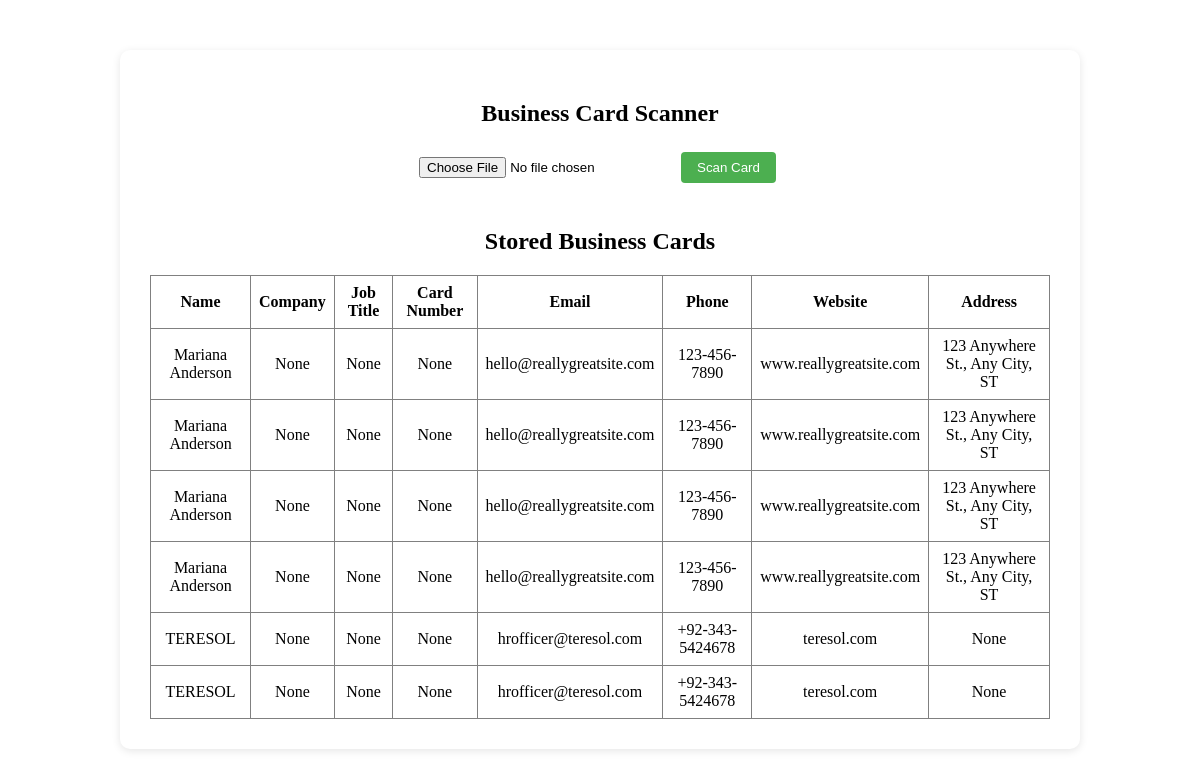
The page / on the database its author committed.
### tables this page shows
CREATE TABLE business_cards (
                    id INTEGER PRIMARY KEY AUTOINCREMENT,
                    name TEXT,
                    company TEXT,
                    job_title TEXT,
                    card_number INTEGER UNIQUE,
                    email TEXT,
                    phone_number TEXT,
                    address TEXT,
                    website TEXT,
                    raw_text TEXT
                );

### app.py (the view)
@app.route('/')
def index():
    db = get_db()
    cursor = db.cursor()
    cursor.execute('SELECT id, name, company, job_title, card_number, email, phone_number, address, website, raw_text FROM business_cards')
    cards = cursor.fetchall()
    return render_template('index.html', cards=cards)

### app.py (called while the page is built)
def get_db():
    db = getattr(g, '_database', None)
    if db is None:
        db = g._database = sqlite3.connect('cards.db')
    return db

@app.teardown_appcontext
def close_connection(exception):
    db = getattr(g, '_database', None)
    if db is not None:
        db.close()

### templates/index.html (shortened to what this page needs)
<!DOCTYPE html>
<html lang="en">
<head>
</head>
<body>
    <div class="scanner-container">
        <h2>Business Card Scanner</h2>
        <div id="upload-section">
            <form id="uploadForm" enctype="multipart/form-data">
                <input type="file" name="image" accept="image/*" required>
                <button type="submit">Scan Card</button>
            </form>
        </div>
        <div id="storedCardsSection" style="margin-top:40px; width: 100%;">
            <h2>Stored Business Cards</h2>
            {% if cards and cards|length > 0 %}
            <div style="overflow-x:auto;">
                <table border="1" cellpadding="8" cellspacing="0" style="width:100%; border-collapse:collapse;">
                    <thead>
                        <tr>
                            <th>Name</th>
                            <th>Company</th>
                            <th>Job Title</th>
                            <th>Card Number</th>
                            <th>Email</th>
                            <th>Phone</th>
                            <th>Website</th>
                            <th>Address</th>
                        </tr>
                    </thead>
                    <tbody>
                        {% for card in cards %}
                        <tr>
                            <td>{{ card[1] }}</td>
                            <td>{{ card[2] }}</td>
                            <td>{{ card[3] }}</td>
                            <td>{{ card[4] }}</td>
                            <td>{{ card[5] }}</td>
                            <td>{{ card[6] }}</td>
                            <td>{{ card[8] }}</td>
                            <td>{{ card[7] }}</td>
                        </tr>
                        {% endfor %}
                    </tbody>
                </table>
            </div>
            {% else %}
            <p>No cards stored yet.</p>
            {% endif %}
        </div>
    </div>
</body>
</html>

### templates/index.html (style rules this page uses)
.scanner-container { max-width: 900px; margin: 50px auto; padding: 30px; background: #fff; border-radius: 10px; box-shadow: 0 2px 8px rgba(0,0,0,0.1); text-align: center; }
button { background-color: #4CAF50; color: white; padding: 8px 16px; border: none; border-radius: 4px; cursor: pointer; margin: 5px; }
#upload-section { margin: 20px 0; }

### rows shown on the page
business_cards: name "Mariana Anderson", card "None", email "hello@reallygreatsite.com", phone_number "123-456-7890", website "www.reallygreatsite.com", address "123 Anywhere St., Any City, ST"
business_cards: name "Mariana Anderson", card "None", email "hello@reallygreatsite.com", phone_number "123-456-7890", website "www.reallygreatsite.com", address "123 Anywhere St., Any City, ST"
business_cards: name "Mariana Anderson", card "None", email "hello@reallygreatsite.com", phone_number "123-456-7890", website "www.reallygreatsite.com", address "123 Anywhere St., Any City, ST"
business_cards: name "Mariana Anderson", card "None", email "hello@reallygreatsite.com", phone_number "123-456-7890", website "www.reallygreatsite.com", address "123 Anywhere St., Any City, ST"
business_cards: name "TERESOL", card "None", email "hrofficer@teresol.com", phone_number "+92-343-5424678", website "teresol.com"
business_cards: name "TERESOL", card "None", email "hrofficer@teresol.com", phone_number "+92-343-5424678", website "teresol.com"
